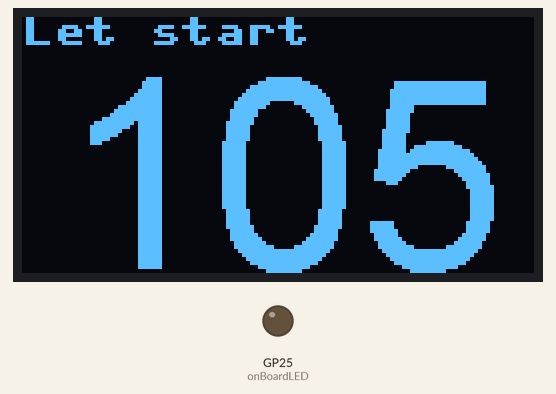
This program was run on a simulated Raspberry Pi Pico running MicroPython. Shown: 128×64 one-colour display, output pins drawn as LEDs (lit = HIGH). Library files of the repository ran but are not shown: ssd1306.py, writer.py, arial_50.py; what the program prints to the serial console is not drawn. At 6.6 s the program stops and its outputs stay as they are.

Above: at 0.26 s.
At 0.92 s:
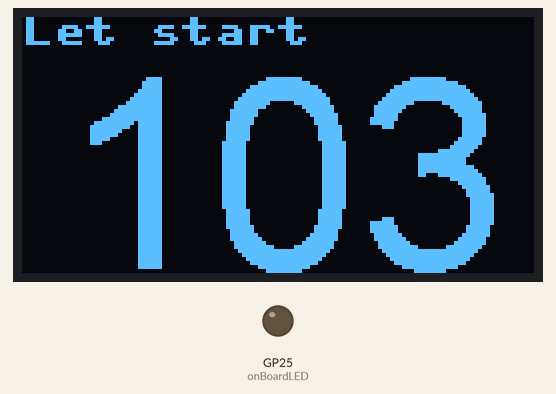
At 1.57 s:
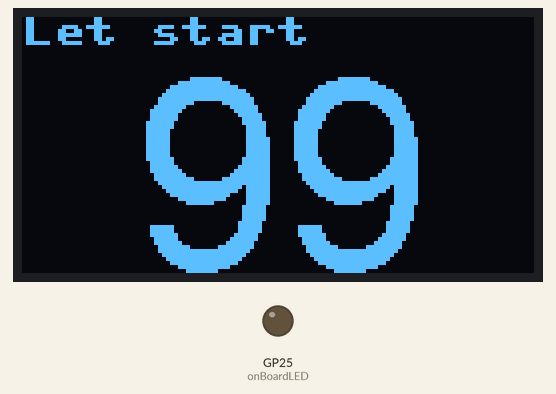
At 3.2 s:
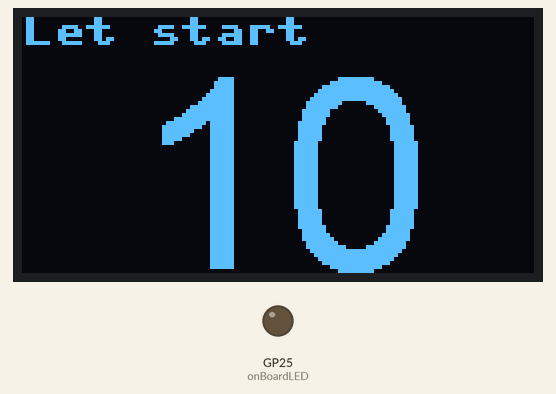
At 4.82 s:
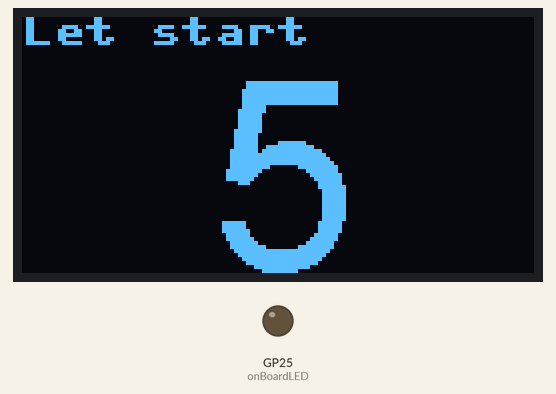
At 6.3 s:
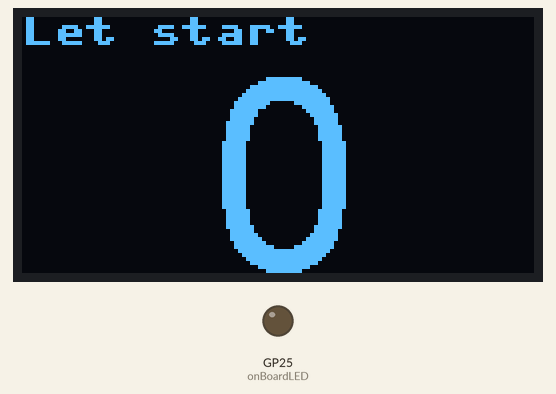

The program:

disp_test.py
```python
from machine import Pin, PWM, I2C, SPI, Timer
from utime import sleep
from neopixel import NeoPixel
import random
import sys
import ssd1306
from rotary_irq_rp2 import RotaryIRQ
from writer import Writer

# Font
import arial_50


# Global variables

oledI2cScl      = Pin(5)            # I2C for OLED screen, Clock (SSD1306)
oledI2cSda      = Pin(4)            # I2C for OLED screen, Data (SSD1306)
onBoardLED      = Pin("LED", Pin.OUT) # PICO on board LED for debugging
WIDTH = const(128)
HEIGHT = const(64)

# oled screen
oledI2c = I2C(0, scl=oledI2cScl, sda=oledI2cSda, freq=400_000)
oled = ssd1306.SSD1306_I2C(WIDTH, HEIGHT, oledI2c, addr=0x3c) # 128 x 64 pixel, color: MONO_VLSB, I2C address: 0x3c

def initOled():
    # init the OLED screen with level and time + erase anything from noise during start-up
    oled.fill(0)
    oled.show()

# prepare for use
initOled()

oled.text(f"Let start", 0, 0, 1) # write the new level
oled.show()

# rhs = WIDTH -1
# oled.line(rhs - 20, 0, rhs, 20, 1)
# square_side = 10


wri = Writer(oled, arial_50)
yOffset = 14
xOffset= 10

def count(t):
    # oled.fill_rect(yOffset, 0, HEIGHT-yOffset, WIDTH, 0)
    tWidth = wri.stringlen(t)
    maxWidth = 111
    oled.fill_rect(0, yOffset, WIDTH, HEIGHT-yOffset, 0)
    xOffsetExtra = int((maxWidth - tWidth)/2)
    Writer.set_textpos(oled, 14, xOffset + xOffsetExtra)  # verbose = False to suppress console output
    wri.printstring(t)
    oled.show()

for i in [105,104,103,100, 99, 98, 70, 23, 11, 10, 9,8,7,6,5,4,3,2,1,0]:
    count(f"{i}")
    sleep(0.3)
```
